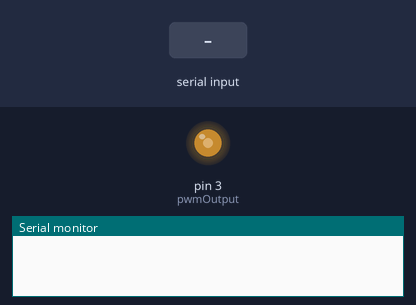
A sketch run on a simulated Arduino Uno, built with avr-gcc and run on an emulated ATmega328P. On the bench: output pins drawn as LEDs (lit = HIGH), the last lines printed to the serial monitor. Inputs (shaded band) come from the test bench.

Above: at 1.2 s.
1.3 s: "90,45\n" received over Serial
At 2.32 s:
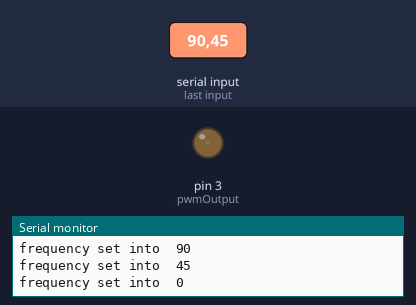
3.8 s: "30,150\n" received over Serial
At 5.3 s:
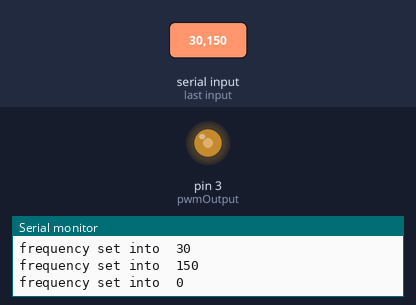
Timing chart, 0 to 6.8 s (numbered marks = the images above; inputs shaded):
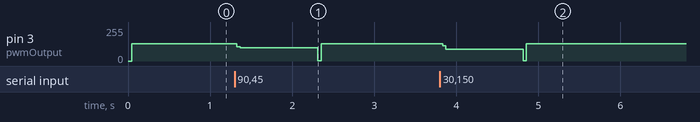

Measured:
- after the input at 1.3 s, pin 3 (pwmOutput): 128/255 → 100/255 at once, → 128/255 0.99 s later
- after the input at 3.8 s, pin 3 (pwmOutput): 128/255 → 89/255 at once, → 128/255 0.98 s later

The sketch:

sineWave.ino
```cpp
#include "Waveforms.h"
#define oneHzSample 1000000/maxSamplesNum  // sample for the 1Hz signal expressed in microseconds

int freq;
int pot = A0; //connect pot on analog 0
int sample ; //frequency
int i = 0 ;
int potvalue = 0;
int mapValue = 0;
int flag = 0;
int pwmOutput = 3; //output is on D3
void setup() {
  Serial.begin(9600);
}

void loop() {
  sine_wave();
}

void sine_wave(){
  if(flag = 0){
    sample = map(analogRead(pot), 0, 1024, 0, oneHzSample);
    sample = constrain(sample, 0, oneHzSample);
  }
  analogWrite(pwmOutput, waveformsTable[0][i]);  // write the selected waveform on DAC0

  i++;
  if(i == maxSamplesNum)  // Reset the counter to repeat the wave
    i = 0;

  delayMicroseconds(sample);  // Hold the sample value for the sample time
}

void serialEvent(){
  freq = Serial.parseInt();  //data format :FREQUENCY[20]
  Serial.print("frequency set into  ");
  Serial.print(freq);
  Serial.println();
  sample = freq ;
  flag = 1;
}
```

Source omitted: Waveforms.h (data table, 3672 bytes)
